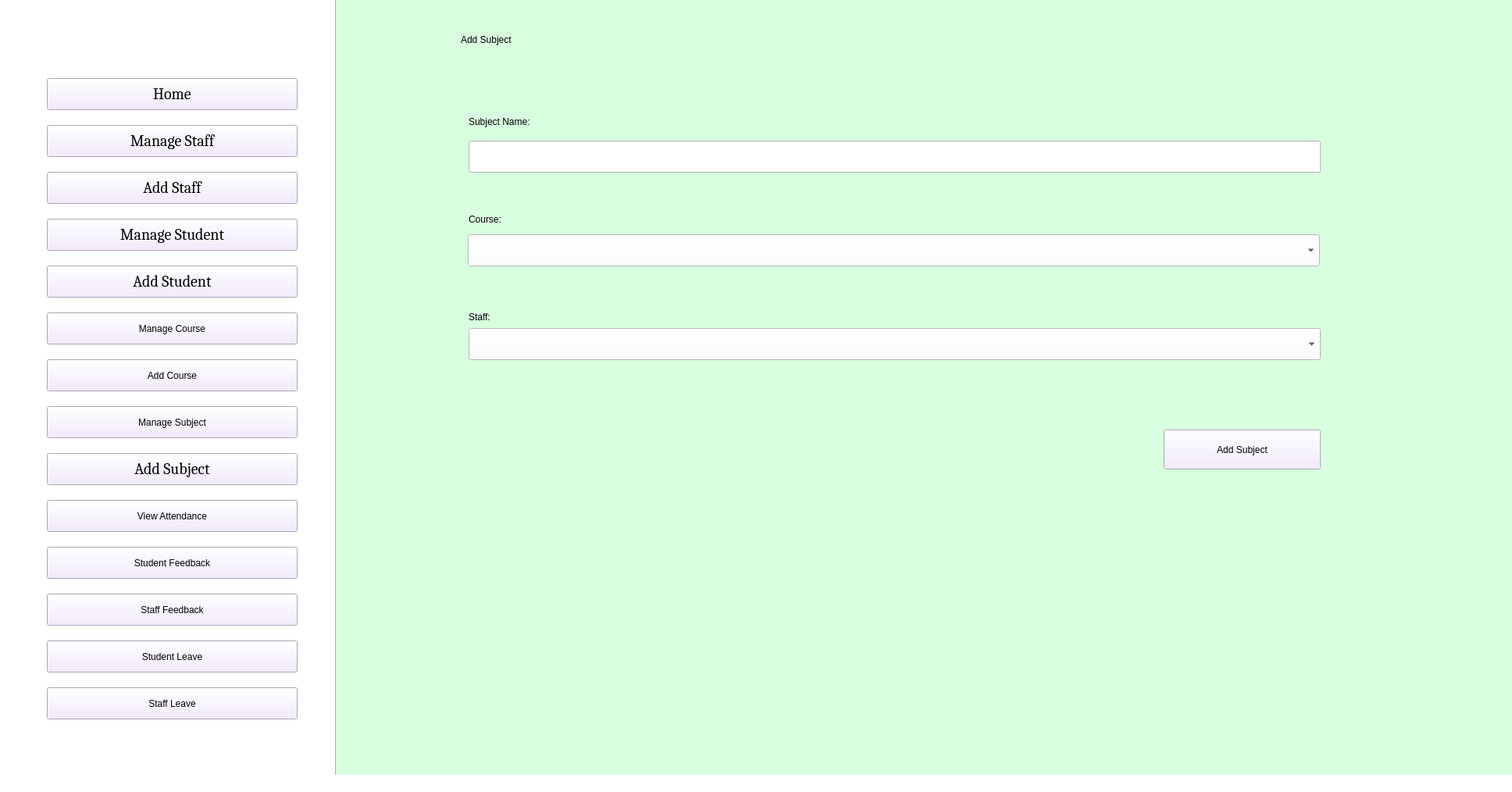
<?xml version="1.0" encoding="UTF-8"?>
<ui version="4.0">
 <class>AdminHomePage</class>
 <widget class="QMainWindow" name="AdminHomePage">
  <property name="enabled">
   <bool>true</bool>
  </property>
  <property name="geometry">
   <rect>
    <x>0</x>
    <y>0</y>
    <width>1936</width>
    <height>1014</height>
   </rect>
  </property>
  <property name="windowTitle">
   <string>Admin Home Page</string>
  </property>
  <property name="styleSheet">
   <string notr="true">background-color: rgb(255, 225, 198);
background-color: rgb(255, 255, 255);
</string>
  </property>
  <widget class="QWidget" name="centralwidget">
   <widget class="QPushButton" name="Home_b">
    <property name="geometry">
     <rect>
      <x>60</x>
      <y>100</y>
      <width>321</width>
      <height>41</height>
     </rect>
    </property>
    <property name="font">
     <font>
      <family>Cambria</family>
      <pointsize>15</pointsize>
      <weight>50</weight>
      <italic>false</italic>
      <bold>false</bold>
     </font>
    </property>
    <property name="styleSheet">
     <string notr="true">font: 15pt &quot;Cambria&quot;;
background-color: rgb(241, 231, 254);</string>
    </property>
    <property name="text">
     <string>Home</string>
    </property>
   </widget>
   <widget class="QPushButton" name="ManageStaff_b">
    <property name="geometry">
     <rect>
      <x>60</x>
      <y>160</y>
      <width>321</width>
      <height>41</height>
     </rect>
    </property>
    <property name="font">
     <font>
      <family>Cambria</family>
      <pointsize>15</pointsize>
      <weight>50</weight>
      <italic>false</italic>
      <bold>false</bold>
     </font>
    </property>
    <property name="styleSheet">
     <string notr="true">font: 15pt &quot;Cambria&quot;;
background-color: rgb(241, 231, 254);</string>
    </property>
    <property name="text">
     <string>Manage Staff</string>
    </property>
   </widget>
   <widget class="QPushButton" name="AddStaff_b">
    <property name="geometry">
     <rect>
      <x>60</x>
      <y>220</y>
      <width>321</width>
      <height>41</height>
     </rect>
    </property>
    <property name="font">
     <font>
      <family>Cambria</family>
      <pointsize>15</pointsize>
      <weight>50</weight>
      <italic>false</italic>
      <bold>false</bold>
     </font>
    </property>
    <property name="styleSheet">
     <string notr="true">font: 15pt &quot;Cambria&quot;;
background-color: rgb(241, 231, 254);</string>
    </property>
    <property name="text">
     <string>Add Staff</string>
    </property>
   </widget>
   <widget class="QPushButton" name="AddStudent_b">
    <property name="geometry">
     <rect>
      <x>60</x>
      <y>340</y>
      <width>321</width>
      <height>41</height>
     </rect>
    </property>
    <property name="font">
     <font>
      <family>Cambria</family>
      <pointsize>15</pointsize>
      <weight>50</weight>
      <italic>false</italic>
      <bold>false</bold>
     </font>
    </property>
    <property name="styleSheet">
     <string notr="true">font: 15pt &quot;Cambria&quot;;
background-color: rgb(241, 231, 254);</string>
    </property>
    <property name="text">
     <string>Add Student</string>
    </property>
   </widget>
   <widget class="QPushButton" name="ManageCourse_b">
    <property name="geometry">
     <rect>
      <x>60</x>
      <y>400</y>
      <width>321</width>
      <height>41</height>
     </rect>
    </property>
    <property name="styleSheet">
     <string notr="true">font: 15pt &quot;Cambria&quot;;
background-color: rgb(241, 231, 254);</string>
    </property>
    <property name="text">
     <string>Manage Course</string>
    </property>
   </widget>
   <widget class="QPushButton" name="AddCourse_b">
    <property name="geometry">
     <rect>
      <x>60</x>
      <y>460</y>
      <width>321</width>
      <height>41</height>
     </rect>
    </property>
    <property name="styleSheet">
     <string notr="true">font: 15pt &quot;Cambria&quot;;
background-color: rgb(241, 231, 254);</string>
    </property>
    <property name="text">
     <string>Add Course</string>
    </property>
   </widget>
   <widget class="QPushButton" name="ManageSubject_b">
    <property name="geometry">
     <rect>
      <x>60</x>
      <y>520</y>
      <width>321</width>
      <height>41</height>
     </rect>
    </property>
    <property name="styleSheet">
     <string notr="true">font: 15pt &quot;Cambria&quot;;
background-color: rgb(241, 231, 254);</string>
    </property>
    <property name="text">
     <string>Manage Subject</string>
    </property>
   </widget>
   <widget class="QPushButton" name="AddSubject_b">
    <property name="geometry">
     <rect>
      <x>60</x>
      <y>580</y>
      <width>321</width>
      <height>41</height>
     </rect>
    </property>
    <property name="font">
     <font>
      <family>Cambria</family>
      <pointsize>15</pointsize>
      <weight>50</weight>
      <italic>false</italic>
      <bold>false</bold>
     </font>
    </property>
    <property name="styleSheet">
     <string notr="true">font: 15pt &quot;Cambria&quot;;
background-color: rgb(241, 231, 254);</string>
    </property>
    <property name="text">
     <string>Add Subject</string>
    </property>
   </widget>
   <widget class="QPushButton" name="ViewAttendance_b">
    <property name="geometry">
     <rect>
      <x>60</x>
      <y>640</y>
      <width>321</width>
      <height>41</height>
     </rect>
    </property>
    <property name="styleSheet">
     <string notr="true">font: 15pt &quot;Cambria&quot;;
background-color: rgb(241, 231, 254);</string>
    </property>
    <property name="text">
     <string>View Attendance</string>
    </property>
   </widget>
   <widget class="QPushButton" name="StudentFeedback_b">
    <property name="geometry">
     <rect>
      <x>60</x>
      <y>700</y>
      <width>321</width>
      <height>41</height>
     </rect>
    </property>
    <property name="styleSheet">
     <string notr="true">font: 15pt &quot;Cambria&quot;;
background-color: rgb(241, 231, 254);</string>
    </property>
    <property name="text">
     <string>Student Feedback</string>
    </property>
   </widget>
   <widget class="QPushButton" name="StaffFeedback_b">
    <property name="geometry">
     <rect>
      <x>60</x>
      <y>760</y>
      <width>321</width>
      <height>41</height>
     </rect>
    </property>
    <property name="styleSheet">
     <string notr="true">font: 15pt &quot;Cambria&quot;;
background-color: rgb(241, 231, 254);</string>
    </property>
    <property name="text">
     <string>Staff Feedback</string>
    </property>
   </widget>
   <widget class="QPushButton" name="StudentLeave_b">
    <property name="geometry">
     <rect>
      <x>60</x>
      <y>820</y>
      <width>321</width>
      <height>41</height>
     </rect>
    </property>
    <property name="styleSheet">
     <string notr="true">font: 15pt &quot;Cambria&quot;;
background-color: rgb(241, 231, 254);</string>
    </property>
    <property name="text">
     <string>Student Leave</string>
    </property>
   </widget>
   <widget class="QPushButton" name="ManageStudent_b">
    <property name="geometry">
     <rect>
      <x>60</x>
      <y>280</y>
      <width>321</width>
      <height>41</height>
     </rect>
    </property>
    <property name="font">
     <font>
      <family>Cambria</family>
      <pointsize>15</pointsize>
      <weight>50</weight>
      <italic>false</italic>
      <bold>false</bold>
     </font>
    </property>
    <property name="styleSheet">
     <string notr="true">font: 15pt &quot;Cambria&quot;;
background-color: rgb(241, 231, 254);</string>
    </property>
    <property name="text">
     <string>Manage Student</string>
    </property>
   </widget>
   <widget class="QPushButton" name="StaffLeave_b">
    <property name="geometry">
     <rect>
      <x>60</x>
      <y>880</y>
      <width>321</width>
      <height>41</height>
     </rect>
    </property>
    <property name="styleSheet">
     <string notr="true">font: 15pt &quot;Cambria&quot;;
background-color: rgb(241, 231, 254);</string>
    </property>
    <property name="text">
     <string>Staff Leave</string>
    </property>
   </widget>
   <widget class="Line" name="line">
    <property name="geometry">
     <rect>
      <x>420</x>
      <y>-50</y>
      <width>20</width>
      <height>1081</height>
     </rect>
    </property>
    <property name="orientation">
     <enum>Qt::Vertical</enum>
    </property>
   </widget>
   <widget class="QLabel" name="AdminAddSubject_l">
    <property name="geometry">
     <rect>
      <x>430</x>
      <y>-10</y>
      <width>1671</width>
      <height>1031</height>
     </rect>
    </property>
    <property name="styleSheet">
     <string notr="true">background-color: rgb(216, 255, 223);</string>
    </property>
    <property name="text">
     <string/>
    </property>
   </widget>
   <widget class="QLabel" name="AddSubject_l">
    <property name="geometry">
     <rect>
      <x>590</x>
      <y>30</y>
      <width>1351</width>
      <height>41</height>
     </rect>
    </property>
    <property name="styleSheet">
     <string notr="true">font: 75 17pt &quot;Times New Roman&quot;;
background-color: rgb(216, 255, 223);

</string>
    </property>
    <property name="text">
     <string>Add Subject</string>
    </property>
   </widget>
   <widget class="QPushButton" name="AddSubject_b_2">
    <property name="geometry">
     <rect>
      <x>1490</x>
      <y>550</y>
      <width>201</width>
      <height>51</height>
     </rect>
    </property>
    <property name="styleSheet">
     <string notr="true">font: 12pt &quot;Cambria&quot;;
background-color: rgb(241, 231, 254);</string>
    </property>
    <property name="text">
     <string>Add Subject</string>
    </property>
   </widget>
   <widget class="QLabel" name="Staff_l">
    <property name="geometry">
     <rect>
      <x>600</x>
      <y>390</y>
      <width>361</width>
      <height>31</height>
     </rect>
    </property>
    <property name="styleSheet">
     <string notr="true">font: 15pt &quot;Times New Roman&quot;;
background-color: rgb(216, 255, 223);
</string>
    </property>
    <property name="text">
     <string>Staff:</string>
    </property>
   </widget>
   <widget class="QLineEdit" name="SubjectName_tb">
    <property name="geometry">
     <rect>
      <x>600</x>
      <y>180</y>
      <width>1091</width>
      <height>41</height>
     </rect>
    </property>
    <property name="styleSheet">
     <string notr="true">font: 15pt &quot;Times New Roman&quot;;</string>
    </property>
   </widget>
   <widget class="QLabel" name="SubjectName_l">
    <property name="geometry">
     <rect>
      <x>600</x>
      <y>140</y>
      <width>361</width>
      <height>31</height>
     </rect>
    </property>
    <property name="styleSheet">
     <string notr="true">font: 15pt &quot;Times New Roman&quot;;
background-color: rgb(216, 255, 223);
</string>
    </property>
    <property name="text">
     <string>Subject Name:</string>
    </property>
   </widget>
   <widget class="QLabel" name="Course_l">
    <property name="geometry">
     <rect>
      <x>600</x>
      <y>270</y>
      <width>361</width>
      <height>21</height>
     </rect>
    </property>
    <property name="styleSheet">
     <string notr="true">font: 15pt &quot;Times New Roman&quot;;
background-color: rgb(216, 255, 223);
</string>
    </property>
    <property name="text">
     <string>Course:</string>
    </property>
   </widget>
   <widget class="QComboBox" name="Course_cb">
    <property name="geometry">
     <rect>
      <x>599</x>
      <y>300</y>
      <width>1091</width>
      <height>41</height>
     </rect>
    </property>
   </widget>
   <widget class="QComboBox" name="Staff_cb">
    <property name="geometry">
     <rect>
      <x>600</x>
      <y>420</y>
      <width>1091</width>
      <height>41</height>
     </rect>
    </property>
   </widget>
  </widget>
  <widget class="QStatusBar" name="statusbar"/>
 </widget>
 <resources/>
 <connections/>
</ui>
